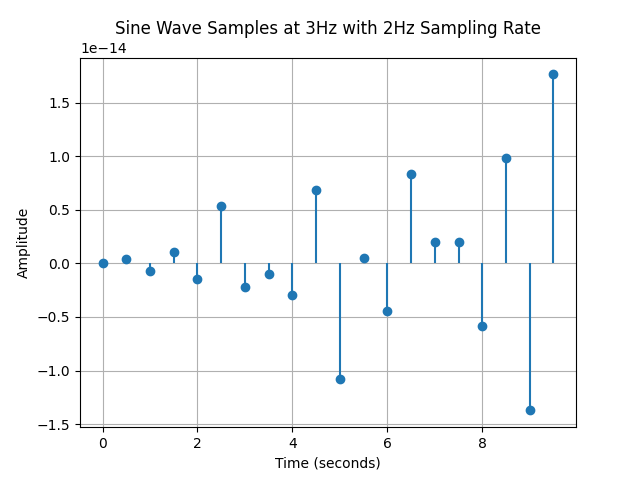

The Python source for this figure:
import numpy as np
import matplotlib.pyplot as plt

frequency = 3  # Frequency of the sine wave (Hz)
amplitude = 1  # Amplitude of the sine wave
phase = 0  # Phase shift (radians)
sampling_rate = 2  # Sampling rate (samples per second)
start_time = 0  # Start time (seconds)
end_time = 10  # End time (seconds)

time = np.arange(start_time, end_time, 1/sampling_rate)
samples = amplitude * np.sin(2 * np.pi * frequency * time + phase)

plt.stem(time, samples, basefmt=" ")
plt.xlabel('Time (seconds)')
plt.ylabel('Amplitude')
plt.title('Sine Wave Samples at 3Hz with 2Hz Sampling Rate')
plt.grid(True)

plt.savefig(r"C:\Users\ishwo\Desktop\it-is-it\practical\multimedia\sineWave2.png")
plt.close()
